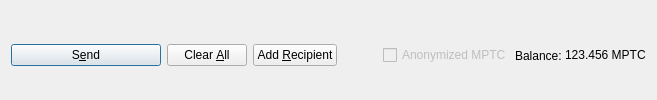
         <widget class="QFrame" name="frame_Send">
          <layout class="QHBoxLayout" name="horizontalLayout">
           <property name="bottomMargin">
            <number>0</number>
           </property>
           <item>
            <widget class="QPushButton" name="sendButton">
             <property name="minimumSize">
              <size>
               <width>150</width>
               <height>0</height>
              </size>
             </property>
             <property name="toolTip">
              <string>Confirm the send action</string>
             </property>
             <property name="text">
              <string>S&amp;end</string>
             </property>
             <property name="icon">
              <iconset resource="../mnpostree.qrc">
               <normaloff>:/icons/send</normaloff>:/icons/send</iconset>
             </property>
             <property name="autoDefault">
              <bool>false</bool>
             </property>
             <property name="default">
              <bool>true</bool>
             </property>
            </widget>
           </item>
           <item>
            <widget class="QPushButton" name="clearButton">
             <property name="sizePolicy">
              <sizepolicy hsizetype="Minimum" vsizetype="Fixed">
               <horstretch>0</horstretch>
               <verstretch>0</verstretch>
              </sizepolicy>
             </property>
             <property name="toolTip">
              <string>Clear all fields of the form.</string>
             </property>
             <property name="text">
              <string>Clear &amp;All</string>
             </property>
             <property name="icon">
              <iconset resource="../mnpostree.qrc">
               <normaloff>:/icons/remove</normaloff>:/icons/remove</iconset>
             </property>
             <property name="autoDefault">
              <bool>false</bool>
             </property>
            </widget>
           </item>
           <item>
            <widget class="QPushButton" name="addButton">
             <property name="toolTip">
              <string>Send to multiple recipients at once</string>
             </property>
             <property name="text">
              <string>Add &amp;Recipient</string>
             </property>
             <property name="icon">
              <iconset resource="../mnpostree.qrc">
               <normaloff>:/icons/add</normaloff>:/icons/add</iconset>
             </property>
             <property name="autoDefault">
              <bool>false</bool>
             </property>
            </widget>
           </item>
           <item>
            <spacer name="horizontalSpacer">
             <property name="orientation">
              <enum>Qt::Horizontal</enum>
             </property>
             <property name="sizeHint" stdset="0">
              <size>
               <width>40</width>
               <height>20</height>
              </size>
             </property>
            </spacer>
           </item>
           <item>
            <layout class="QHBoxLayout" name="horizontalLayout_2">
             <property name="spacing">
              <number>3</number>
             </property>
             <item>
              <widget class="QCheckBox" name="checkzMPTC">
               <property name="enabled">
                <bool>false</bool>
               </property>
               <property name="text">
                <string>Anonymized MPTC</string>
               </property>
              </widget>
             </item>
             <item>
              <widget class="QLabel" name="label">
               <property name="text">
                <string>Balance:</string>
               </property>
              </widget>
             </item>
             <item>
              <widget class="QLabel" name="labelBalance">
               <property name="sizePolicy">
                <sizepolicy hsizetype="Preferred" vsizetype="Fixed">
                 <horstretch>0</horstretch>
                 <verstretch>0</verstretch>
                </sizepolicy>
               </property>
               <property name="cursor">
                <cursorShape>IBeamCursor</cursorShape>
               </property>
               <property name="text">
                <string notr="true">123.456 MPTC</string>
               </property>
               <property name="textInteractionFlags">
                <set>Qt::LinksAccessibleByMouse|Qt::TextSelectableByKeyboard|Qt::TextSelectableByMouse</set>
               </property>
              </widget>
             </item>
            </layout>
           </item>
          </layout>
         </widget>
